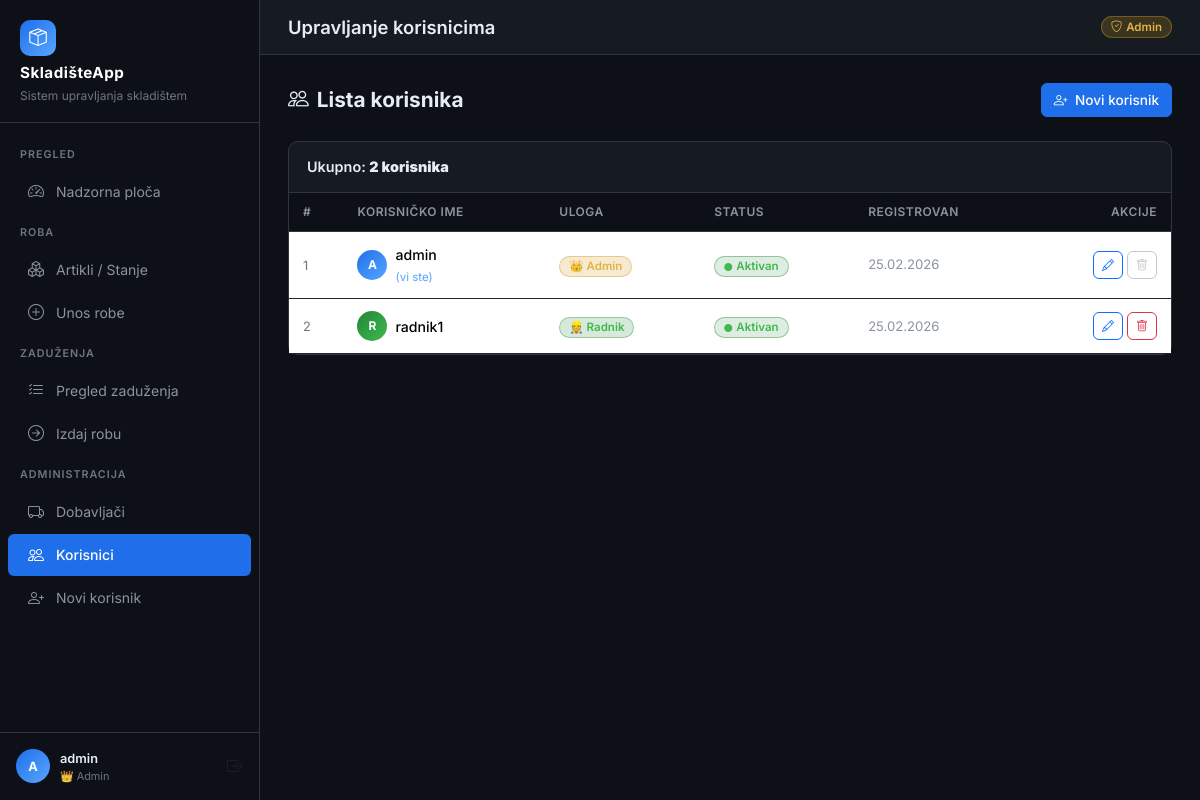
The page /korisnici/ (signed in) on the database its author committed.
### core/models.py (models this page shows, shortened)
class User(AbstractBaseUser, PermissionsMixin):
    ROLE_CHOICES = [
        ('ADMIN', 'Admin'),
        ('RADNIK', 'Radnik'),
    ]
    username = models.CharField(max_length=150, unique=True, verbose_name='Korisničko ime')
    role = models.CharField(max_length=10, choices=ROLE_CHOICES, default='RADNIK', verbose_name='Uloga')
    is_active = models.BooleanField(default=True)
    is_staff = models.BooleanField(default=False)
    date_joined = models.DateTimeField(auto_now_add=True)
    USERNAME_FIELD = 'username'
    REQUIRED_FIELDS = []
    objects = UserManager()
    class Meta:
        verbose_name = 'Korisnik'
        verbose_name_plural = 'Korisnici'
    @property
    def is_admin(self):
        return self.role == 'ADMIN'

### core/views.py (the view)
# urls.py: path('korisnici/', views.korisnici_lista, name='korisnici_lista'),
@admin_required
def korisnici_lista(request):
    korisnici = User.objects.order_by('username')
    return render(request, 'korisnici/lista.html', {'korisnici': korisnici})

### templates/korisnici/lista.html (shortened to what this page needs)
{% extends 'base.html' %}
{% block page_title %}Upravljanje korisnicima{% endblock %}
{% block content %}
<div class="page-header">
    <h2><i class="bi bi-people me-2"></i>Lista korisnika</h2>
    <a href="{% url 'korisnik_novi' %}" class="btn btn-primary">
        <i class="bi bi-person-plus me-1"></i> Novi korisnik
    </a>
</div>
<div class="card">
    <div class="card-header">
        Ukupno: <strong>{{ korisnici.count }} korisnika</strong>
    </div>
    {% if korisnici %}
    <div style="overflow-x:auto;">
        <table class="table table-borderless mb-0">
            <thead>
                <tr>
                    <th>#</th>
                    <th>Korisničko ime</th>
                    <th>Uloga</th>
                    <th>Status</th>
                    <th>Registrovan</th>
                    <th class="text-end">Akcije</th>
                </tr>
            </thead>
            <tbody>
                {% for k in korisnici %}
                <tr>
                    <td style="color:#6e7681; font-size:0.8rem">{{ k.id }}</td>
                    <td>
                        <div class="d-flex align-items-center gap-2">
                            <div class="user-avatar {% if k.is_admin %}avatar-admin{% else %}avatar-radnik{% endif %}"
                                style="width:30px; height:30px; font-size:0.75rem;">
                                {{ k.username|first|upper }}
                            </div>
                            <div>
                                <div style="font-weight:500; font-size:0.88rem;">{{ k.username }}</div>
                                {% if k == request.user %}
                                <span style="color:#58a6ff; font-size:0.72rem;">(vi ste)</span>
                                {% endif %}
                            </div>
                        </div>
                    </td>
                    <td>
                        <span class="badge {% if k.role == 'ADMIN' %}badge-admin{% else %}badge-radnik{% endif %}">
                            {% if k.role == 'ADMIN' %}👑{% else %}👷{% endif %} {{ k.get_role_display }}
                        </span>
                    </td>
                    <td>
                        {% if k.is_active %}
                        <span class="badge"
                            style="background:rgba(35,134,54,0.15); color:#3fb950; border:1px solid rgba(35,134,54,0.4);">
                            <i class="bi bi-circle-fill me-1" style="font-size:0.5rem;"></i>Aktivan
                        </span>
                        {% else %}
                        <span class="badge"
                            style="background:rgba(218,54,51,0.15); color:#f85149; border:1px solid rgba(218,54,51,0.4);">
                            <i class="bi bi-circle-fill me-1" style="font-size:0.5rem;"></i>Deaktiviran
                        </span>
                        {% endif %}
                    </td>
                    <td style="color:#8b949e; font-size:0.82rem;">
                        {{ k.date_joined|date:"d.m.Y" }}
                    </td>
                    <td class="text-end">
                        <div class="d-flex gap-1 justify-content-end">
                            <a href="{% url 'korisnik_izmijeni' k.pk %}"
                                class="btn btn-sm btn-outline-primary py-1 px-2" style="font-size:0.75rem;"
                                title="Izmijeni">
                                <i class="bi bi-pencil"></i>
                            </a>
                            {% if k != request.user %}
                            <a href="{% url 'korisnik_obrisi' k.pk %}" class="btn btn-sm btn-outline-danger py-1 px-2"
                                style="font-size:0.75rem;" title="Obriši">
                                <i class="bi bi-trash"></i>
                            </a>
                            {% else %}
                            <button class="btn btn-sm btn-outline-secondary py-1 px-2"
                                style="font-size:0.75rem; opacity:0.4;" disabled
                                title="Ne možete obrisati vlastiti nalog">
                                <i class="bi bi-trash"></i>
                            </button>
                            {% endif %}
                        </div>
                    </td>
                </tr>
                {% endfor %}
            </tbody>
        </table>
    </div>
    {% else %}
    <div class="empty-state">
        <i class="bi bi-people"></i>
        <p>Nema korisnika.</p>
    </div>
    {% endif %}
</div>
{% endblock %}

### templates/base.html (shortened to what this page needs)
<!DOCTYPE html>
<html lang="bs">
<head>
    <link href="https://cdn.jsdelivr.net/npm/bootstrap@5.3.2/dist/css/bootstrap.min.css" rel="stylesheet">
    <link href="https://cdn.jsdelivr.net/npm/bootstrap-icons@1.11.3/font/bootstrap-icons.css" rel="stylesheet">
</head>
<body>
    {% if user.is_authenticated %}
    <aside class="sidebar" id="sidebar">
        <div class="sidebar-brand">
            <div class="brand-icon">
                <i class="bi bi-box-seam text-white" style="font-size:1.1rem"></i>
            </div>
            <h5>SkladišteApp</h5>
            <small>Sistem upravljanja skladištem</small>
        </div>
        <nav class="sidebar-nav">
            <div class="nav-section-title">Pregled</div>
            <a href="{% url 'dashboard' %}"
                class="nav-link {% if request.resolver_match.url_name == 'dashboard' %}active{% endif %}">
                <i class="bi bi-speedometer2"></i> Nadzorna ploča
            </a>
            <div class="nav-section-title">Roba</div>
            <a href="{% url 'artikli_lista' %}"
                class="nav-link {% if 'artikli' in request.resolver_match.url_name %}active{% endif %}">
                <i class="bi bi-boxes"></i> Artikli / Stanje
            </a>
            <a href="{% url 'artikal_unos' %}"
                class="nav-link {% if request.resolver_match.url_name == 'artikal_unos' %}active{% endif %}">
                <i class="bi bi-plus-circle"></i> Unos robe
            </a>
            <div class="nav-section-title">Zaduženja</div>
            <a href="{% url 'zaduzenja_lista' %}"
                class="nav-link {% if request.resolver_match.url_name == 'zaduzenja_lista' %}active{% endif %}">
                <i class="bi bi-list-check"></i> Pregled zaduženja
            </a>
            <a href="{% url 'zaduzenje_novo' %}"
                class="nav-link {% if request.resolver_match.url_name == 'zaduzenje_novo' %}active{% endif %}">
                <i class="bi bi-arrow-right-circle"></i> Izdaj robu
            </a>
            {% if user.is_admin %}
            <div class="nav-section-title">Administracija</div>
            <a href="{% url 'dobavljaci_lista' %}"
                class="nav-link {% if 'dobavljac' in request.resolver_match.url_name %}active{% endif %}">
                <i class="bi bi-truck"></i> Dobavljači
            </a>
            <a href="{% url 'korisnici_lista' %}"
                class="nav-link {% if 'korisnici' in request.resolver_match.url_name %}active{% endif %}">
                <i class="bi bi-people"></i> Korisnici
            </a>
            <a href="{% url 'korisnik_novi' %}"
                class="nav-link {% if request.resolver_match.url_name == 'korisnik_novi' %}active{% endif %}">
                <i class="bi bi-person-plus"></i> Novi korisnik
            </a>
            {% endif %}
        </nav>
        <div class="sidebar-footer">
            <div class="user-card">
                <div class="user-avatar {% if user.is_admin %}avatar-admin{% else %}avatar-radnik{% endif %}">
                    {{ user.username|first|upper }}
                </div>
                <div class="user-info">
                    <div class="name">{{ user.username }}</div>
                    <div class="role-badge">
                        {% if user.is_admin %}👑 Admin{% else %}👷 Radnik{% endif %}
                    </div>
                </div>
                <a href="{% url 'logout' %}" class="text-muted ms-1" title="Odjava"
                    style="text-decoration:none; font-size:1rem;">
                    <i class="bi bi-box-arrow-right"></i>
                </a>
            </div>
        </div>
    </aside>
    <div class="main-content">
        <div class="topbar">
            <div class="d-flex align-items-center gap-3">
                <h1>{% block page_title %}Nadzorna ploča{% endblock %}</h1>
            </div>
            <div class="d-flex align-items-center gap-2">
                <span class="badge {% if user.is_admin %}badge-admin{% else %}badge-radnik{% endif %}">
                    {% if user.is_admin %}<i class="bi bi-shield-check me-1"></i>Admin{% else %}<i
                        class="bi bi-person-badge me-1"></i>Radnik{% endif %}
                </span>
            </div>
        </div>
        <div class="page-content">
            {% block content %}{% endblock %}
        </div>
    </div>
    {% endif %}
</body>
</html>

### rows shown on the page
User: username|first "A", username "admin", id "1", shows "(vi ste)", role "Admin", is_active True (drawn), date_joined "25.02.2026"
User: id "2", username|first "R", username "radnik1", role "Radnik", is_active True (drawn), date_joined "25.02.2026"

### other values the page prints
{{ korisnici.count }} "2"
